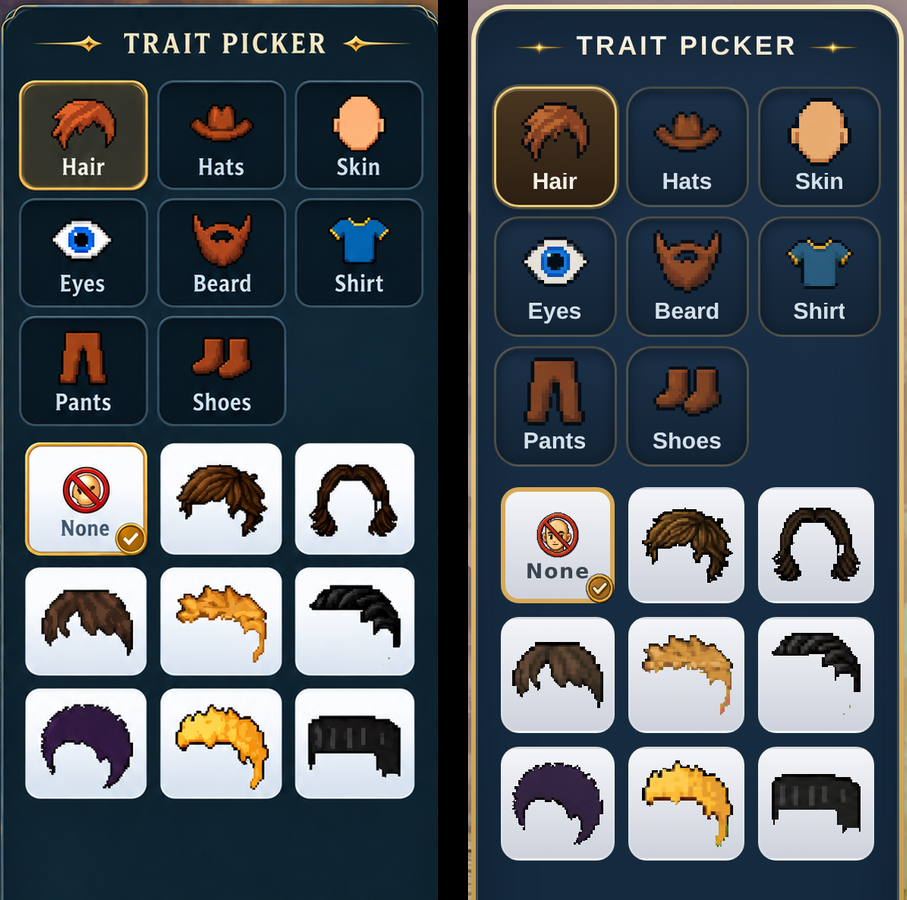
#> input picture tools/qa/shots/traitpicker-mockup-vs-built.png, 907 x 900 px, given in place of 390x844-before.png, which was not available
$ python bighud-shots.py
#> lines starting #> are read from the running program, lines starting #| are printed output that depends on the picture
"""v2.3.6847 (card UI4): the HUD and Attack, before and after, side by side.

  python3 tools/qa/mp/bighud-shots.py

Reads <temp>/bighud-raw/<size>-before.png and -after.png (mp-bighud's
own, deviceScaleFactor 2: the real game in BroTown's Wheel) and writes
docs/shots/bighud-before-after.png: 390 x 844 upright and 844 x 390
sideways, today's (?bighud=0) on the left, the bigger on the right, each
with its label.
"""
import os
import tempfile
from PIL import Image, ImageDraw, ImageFont

ROOT = os.path.abspath(os.path.join(os.path.dirname(__file__), '..', '..', '..'))
RAW = os.environ.get('BT_BIGHUD_RAW') or os.path.join(tempfile.gettempdir(), 'bighud-raw')
OUT = os.path.join(ROOT, 'docs', 'shots', 'bighud-before-after.png')


def pair(size):
#> called with size = '390x844'
    a = Image.open(os.path.join(RAW, size + '-before.png')).convert('RGB')
    b = Image.open(os.path.join(RAW, size + '-after.png')).convert('RGB')
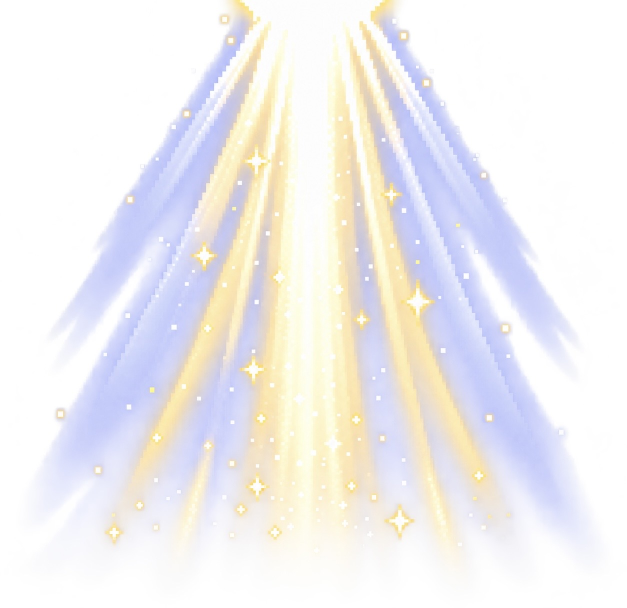
#> input picture assets/fx-source/portal-beam-source.jpg, 1254 x 1215 px, given in place of 390x844-after.png, which was not available (shown at 1/2 size)
#> b is the input picture: PIL image 1254x1215 RGB; mean R, G, B 240.9, 239.1, 240.1
    gap, head = 24, 64
    w, h = a.width + b.width + gap, max(a.height, b.height) + head
#> w = 2185; h = 1279
    im = Image.new('RGB', (w, h), (16, 22, 30))
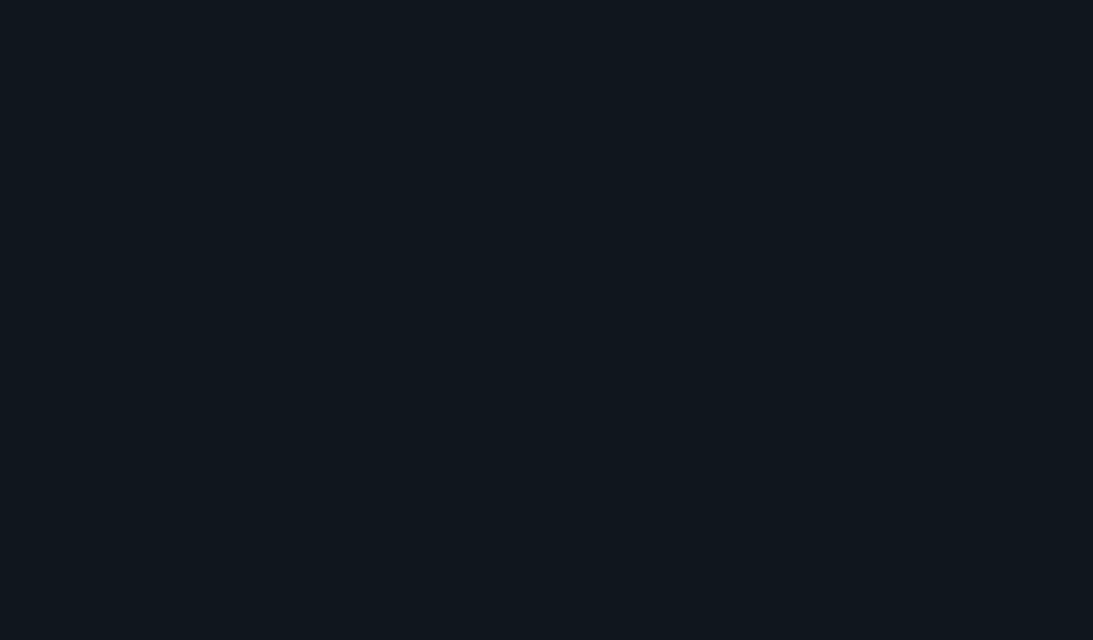
#> im: PIL image 2185x1279 RGB (shown at 1/2 size); mean R, G, B 16, 22, 30
    im.paste(a, (0, head))
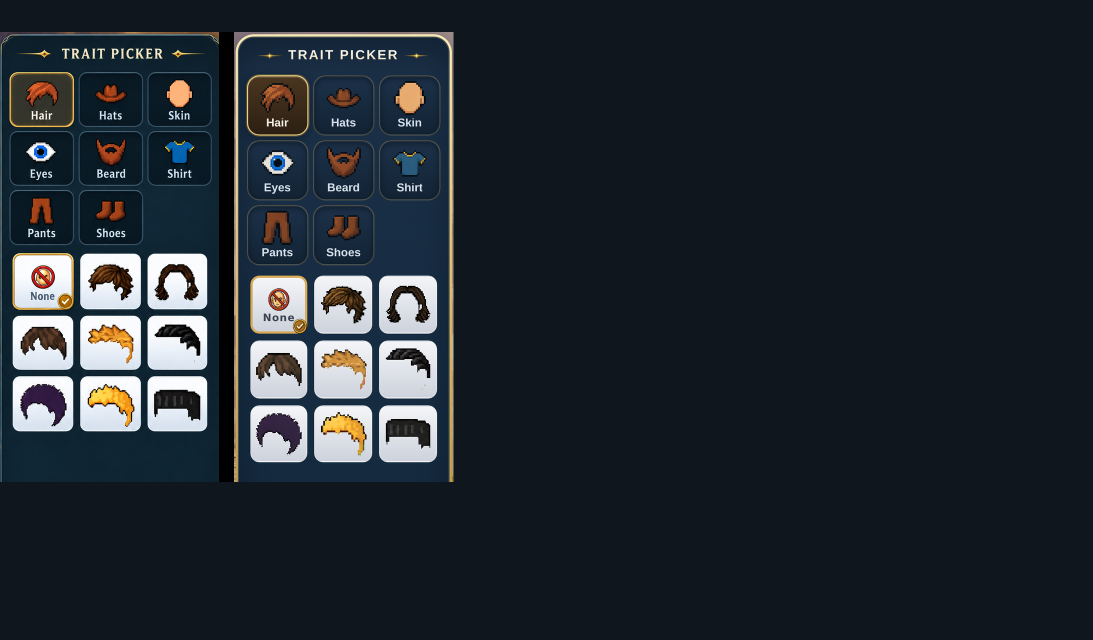
#> im: PIL image 2185x1279 RGB (shown at 1/2 size); mean R, G, B 35, 41.5, 48.9
    im.paste(b, (a.width + gap, head))
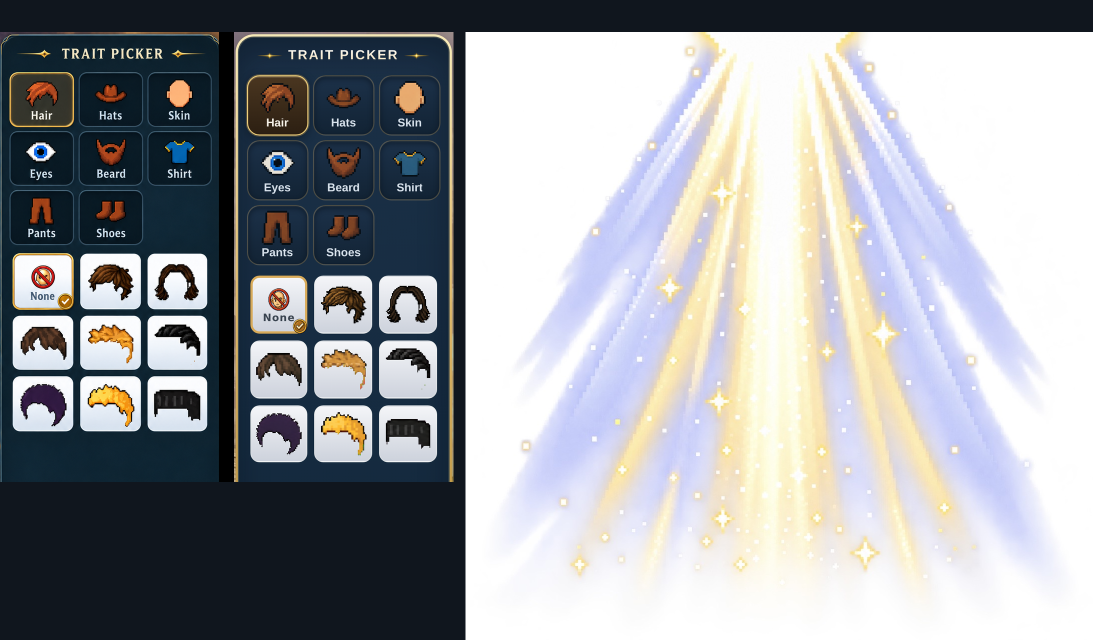
#> im: PIL image 2185x1279 RGB (shown at 1/2 size); mean R, G, B 157.7, 159.9, 163.4
    d = ImageDraw.Draw(im)
    try:
        f = ImageFont.load_default(size=30)
    except TypeError:
        f = None
    d.text((12, 14), size + '  before (?bighud=0)', fill=(240, 240, 233), font=f)
    d.text((a.width + gap + 12, 14), size + '  after (the default)', fill=(240, 240, 233), font=f)
    return im


up, side = pair('390x844'), pair('844x390')
#> (the run stopped early here; a loop or call above may not have finished)
